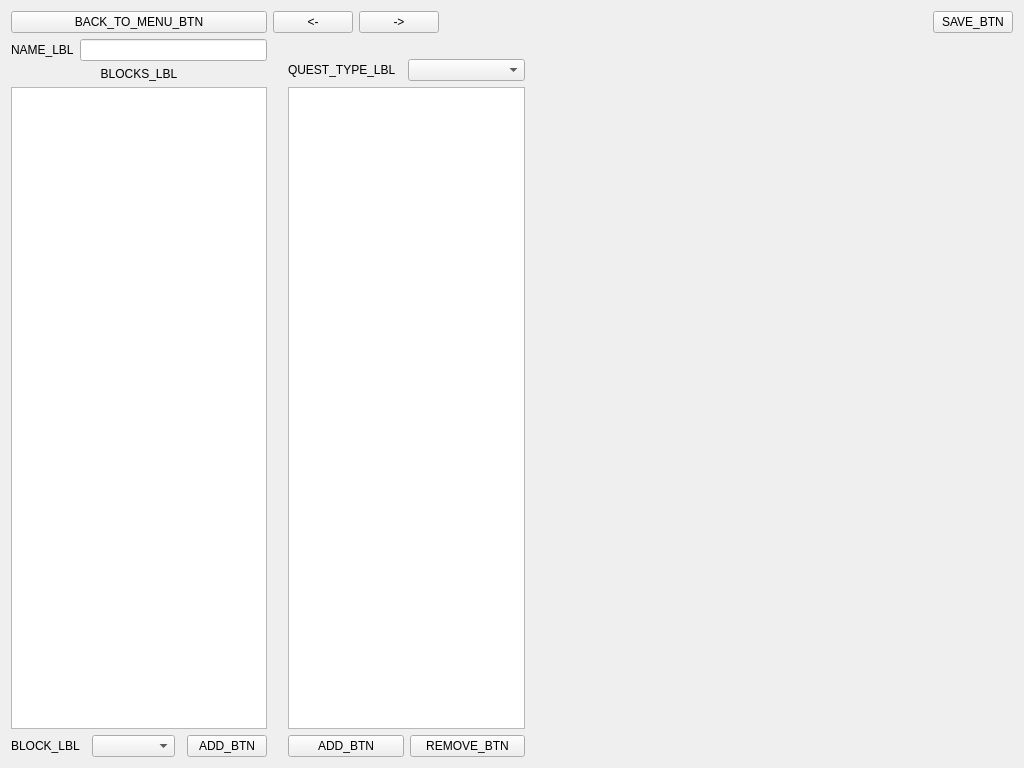
<?xml version="1.0" encoding="UTF-8"?>
<ui version="4.0">
 <class>Form</class>
 <widget class="QWidget" name="Form">
  <property name="geometry">
   <rect>
    <x>0</x>
    <y>0</y>
    <width>1024</width>
    <height>768</height>
   </rect>
  </property>
  <property name="windowTitle">
   <string>Form</string>
  </property>
  <layout class="QGridLayout" name="gridLayout_2" columnminimumwidth="200,0">
   <item row="0" column="0">
    <widget class="QPushButton" name="backMenuBtn">
     <property name="text">
      <string>BACK_TO_MENU_BTN</string>
     </property>
    </widget>
   </item>
   <item row="0" column="1">
    <layout class="QHBoxLayout" name="horizontalLayout">
     <item>
      <widget class="QPushButton" name="undoBtn">
       <property name="text">
        <string>&lt;-</string>
       </property>
      </widget>
     </item>
     <item>
      <widget class="QPushButton" name="redoBtn">
       <property name="text">
        <string>-&gt;</string>
       </property>
      </widget>
     </item>
     <item>
      <spacer name="horizontalSpacer">
       <property name="orientation">
        <enum>Qt::Horizontal</enum>
       </property>
       <property name="sizeHint" stdset="0">
        <size>
         <width>40</width>
         <height>20</height>
        </size>
       </property>
      </spacer>
     </item>
     <item>
      <widget class="QPushButton" name="saveBtn">
       <property name="text">
        <string>SAVE_BTN</string>
       </property>
      </widget>
     </item>
    </layout>
   </item>
   <item row="1" column="0">
    <layout class="QGridLayout" name="gridLayout" columnminimumwidth="0,0">
     <item row="0" column="1">
      <widget class="QLineEdit" name="scenarioNameLed">
       <property name="sizePolicy">
        <sizepolicy hsizetype="Minimum" vsizetype="Fixed">
         <horstretch>0</horstretch>
         <verstretch>0</verstretch>
        </sizepolicy>
       </property>
      </widget>
     </item>
     <item row="0" column="0">
      <widget class="QLabel" name="label">
       <property name="sizePolicy">
        <sizepolicy hsizetype="Fixed" vsizetype="Preferred">
         <horstretch>0</horstretch>
         <verstretch>0</verstretch>
        </sizepolicy>
       </property>
       <property name="text">
        <string>NAME_LBL</string>
       </property>
      </widget>
     </item>
     <item row="2" column="0" colspan="2">
      <widget class="QListWidget" name="scenarioBlocksList"/>
     </item>
     <item row="1" column="0" colspan="2">
      <widget class="QLabel" name="label_2">
       <property name="text">
        <string>BLOCKS_LBL</string>
       </property>
       <property name="alignment">
        <set>Qt::AlignCenter</set>
       </property>
      </widget>
     </item>
     <item row="3" column="0" colspan="2">
      <layout class="QHBoxLayout" name="addBlockLayout">
       <property name="spacing">
        <number>12</number>
       </property>
       <item>
        <widget class="QLabel" name="label_3">
         <property name="sizePolicy">
          <sizepolicy hsizetype="Fixed" vsizetype="Preferred">
           <horstretch>0</horstretch>
           <verstretch>0</verstretch>
          </sizepolicy>
         </property>
         <property name="text">
          <string>BLOCK_LBL</string>
         </property>
        </widget>
       </item>
       <item>
        <widget class="QComboBox" name="blocksCmbBx"/>
       </item>
       <item>
        <widget class="QPushButton" name="addBlockBtn">
         <property name="sizePolicy">
          <sizepolicy hsizetype="Fixed" vsizetype="Fixed">
           <horstretch>0</horstretch>
           <verstretch>0</verstretch>
          </sizepolicy>
         </property>
         <property name="text">
          <string>ADD_BTN</string>
         </property>
        </widget>
       </item>
      </layout>
     </item>
    </layout>
   </item>
   <item row="1" column="1">
    <widget class="QWidget" name="scenarioBlockWidget" native="true">
     <layout class="QGridLayout" name="gridLayout_4" columnstretch="1,2">
      <property name="leftMargin">
       <number>15</number>
      </property>
      <property name="topMargin">
       <number>20</number>
      </property>
      <property name="bottomMargin">
       <number>0</number>
      </property>
      <item row="0" column="0">
       <layout class="QHBoxLayout" name="questTypeLayout">
        <property name="spacing">
         <number>12</number>
        </property>
        <item>
         <widget class="QLabel" name="label_10">
          <property name="sizePolicy">
           <sizepolicy hsizetype="Fixed" vsizetype="Preferred">
            <horstretch>0</horstretch>
            <verstretch>0</verstretch>
           </sizepolicy>
          </property>
          <property name="text">
           <string>QUEST_TYPE_LBL</string>
          </property>
         </widget>
        </item>
        <item>
         <widget class="QComboBox" name="questTypeCmbBx"/>
        </item>
       </layout>
      </item>
      <item row="0" column="1" rowspan="2">
       <widget class="QWidget" name="blockDataContainer" native="true">
        <property name="enabled">
         <bool>true</bool>
        </property>
        <layout class="QGridLayout" name="gridLayout_3"/>
       </widget>
      </item>
      <item row="1" column="0">
       <layout class="QVBoxLayout" name="blockDataLayout">
        <item>
         <widget class="QListWidget" name="blockDataList"/>
        </item>
        <item>
         <layout class="QHBoxLayout" name="horizontalLayout_2">
          <item>
           <widget class="QPushButton" name="addBtn">
            <property name="text">
             <string>ADD_BTN</string>
            </property>
           </widget>
          </item>
          <item>
           <widget class="QPushButton" name="removeBtn">
            <property name="text">
             <string>REMOVE_BTN</string>
            </property>
           </widget>
          </item>
         </layout>
        </item>
       </layout>
      </item>
     </layout>
    </widget>
   </item>
  </layout>
 </widget>
 <resources/>
 <connections/>
</ui>
